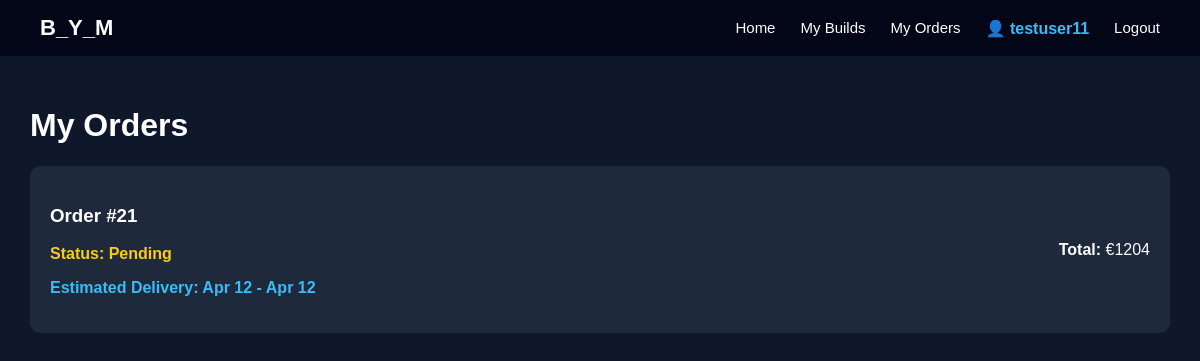
/my-orders/ (signed in), run on an earlier commit of the app's database.
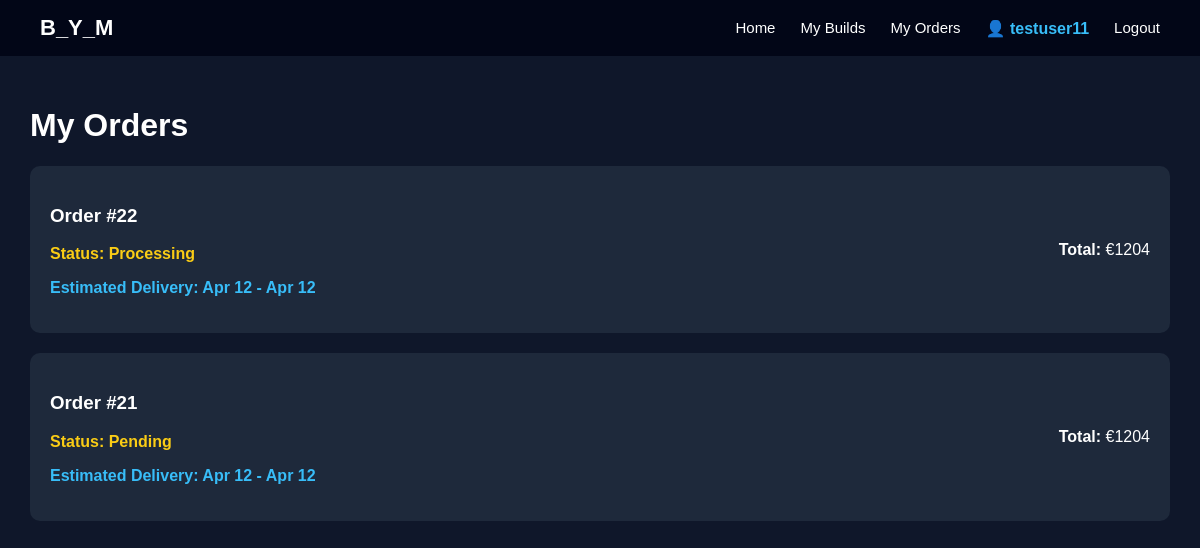
And on a later commit of the database.
### builder/models.py (models this page shows, shortened)
class Order(models.Model):
    STATUS_CHOICES = [
        ('Pending', 'Pending'),
        ('Processing', 'Processing'),
        ('Shipped', 'Shipped'),
        ('Delivered', 'Delivered'),
    ]
    user = models.ForeignKey(User, on_delete=models.CASCADE)
    cpu = models.CharField(max_length=200, blank=True)
    gpu = models.CharField(max_length=200, blank=True)
    ram = models.CharField(max_length=200, blank=True)
    motherboard = models.CharField(max_length=200, blank=True)
    storage = models.CharField(max_length=200, blank=True)
    psu = models.CharField(max_length=200, blank=True)
    case = models.CharField(max_length=200, blank=True)
    cooling = models.CharField(max_length=200, blank=True)
    total_price = models.IntegerField(default=0)
    name = models.CharField(max_length=200, blank=True)
    address = models.TextField(blank=True)
    city = models.CharField(max_length=100, blank=True)
    phone = models.CharField(max_length=20, blank=True)
    payment_method = models.CharField(max_length=50, blank=True)
    status = models.CharField(
        max_length=20,
        choices=STATUS_CHOICES,
        default="Pending"
    )
    profit = models.IntegerField(default=0)
    created_at = models.DateTimeField(auto_now_add=True)
    estimated_delivery = models.DateTimeField(null=True, blank=True)

### builder/views.py (the view)
# urls.py: path('my-orders/', views.my_orders, name="my_orders"),
@login_required
def my_orders(request):
    if request.user.is_staff:
        return redirect("admin_dashboard")
    orders = Order.objects.filter(user=request.user).order_by("-created_at")
    return render(request, "my_orders.html", {"orders": orders})

### builder/templates/my_orders.html (shortened to what this page needs)
{% load static %}
<!DOCTYPE html>
<html>
<head>
<link rel="stylesheet" href="{% static 'css/style.css' %}">
</head>
<body>
<nav class="navbar">
<div class="logo">B_Y_M</div>
<ul class="nav-links">
<li><a href="/">Home</a></li>
<li><a href="/my-builds/">My Builds</a></li>
<li><a href="/my-orders/">My Orders</a></li>
{% if user.is_authenticated %}
<li class="profile">👤 {{ user.username }}</li>
<li><a href="/accounts/logout/">Logout</a></li>
{% endif %}
</ul>
</nav>
<div class="container">
<h1>My Orders</h1>
{% for order in orders %}
<div class="order-card" onclick="toggleOrder({{ order.id }})">
<div class="order-header">
<div>
<h3>Order #{{ order.id }}</h3>
<p class="order-status">
Status: {{ order.status }}
</p>
<p class="delivery">
Estimated Delivery: {{ order.created_at|date:"M d" }} - {{ order.created_at|date:"M d" }}
</p>
</div>
<div>
<p><b>Total:</b> €{{ order.total_price }}</p>
</div>
</div>
</div>
{% empty %}
<p>No orders yet.</p>
{% endfor %}
</div>
</body>
</html>

What changed in the data, as far as the page shows it:
added Order: id "22", status "Processing", created_at "Apr 12", total_price "1204"
